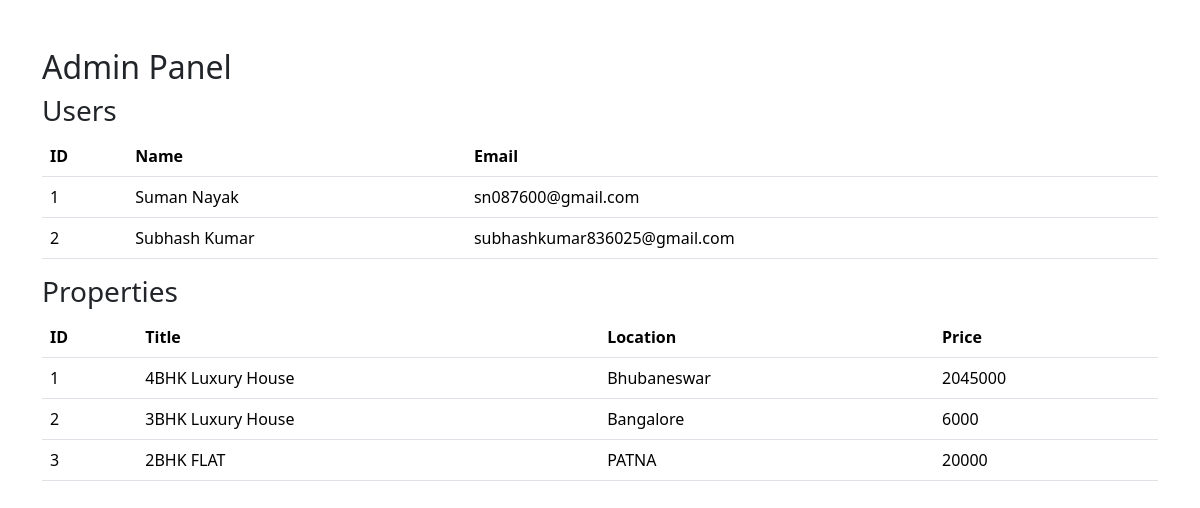
The page /admin on the database its author committed.
### model.py (models this page shows)
class User(db.Model):
    id = db.Column(db.Integer, primary_key=True)
    name = db.Column(db.String(100))
    email = db.Column(db.String(100))
    password = db.Column(db.String(100))

class Property(db.Model):
    id = db.Column(db.Integer, primary_key=True)
    title = db.Column(db.String(200))
    location = db.Column(db.String(200))
    price = db.Column(db.String(100))
    description = db.Column(db.Text)
    contact_number = db.Column(db.String(20))
    property_type = db.Column(db.String(20))
    image = db.Column(db.String(200))
    image2 = db.Column(db.String(200))
    image3 = db.Column(db.String(200))
    status = db.Column(db.String(50), default="available")

### app.py (the view)
@app.route("/admin")
def admin():
    users = User.query.all()
    properties = Property.query.all()
    return render_template("admin.html", users=users, properties=properties)

### templates/admin.html (shortened to what this page needs)
<!DOCTYPE html>
<html>
<head>
    <link href="https://cdn.jsdelivr.net/npm/bootstrap@5.3.3/dist/css/bootstrap.min.css" rel="stylesheet">
</head>
<body>
    <div class="container mt-5">
        <h2>Admin Panel</h2>
        <h3>Users</h3>
        <table class="table">
            <tr>
                <th>ID</th>
                <th>Name</th>
                <th>Email</th>
            </tr>
            {% for u in users %}
            <tr>
                <td>{{u.id}}</td>
                <td>{{u.name}}</td>
                <td>{{u.email}}</td>
            </tr>
            {% endfor %}
        </table>
        <h3>Properties</h3>
        <table class="table">
            <tr>
                <th>ID</th>
                <th>Title</th>
                <th>Location</th>
                <th>Price</th>
            </tr>
            {% for p in properties %}
            <tr>
                <td>{{p.id}}</td>
                <td>{{p.title}}</td>
                <td>{{p.location}}</td>
                <td>{{p.price}}</td>
            </tr>
            {% endfor %}
        </table>
    </div>
</body>
</html>

### rows shown on the page
User: id "1", name "Suman Nayak", email "sn087600@gmail.com"
User: id "2", name "Subhash Kumar", email "subhashkumar836025@gmail.com"
Property: id "1", title "4BHK Luxury House", location "Bhubaneswar", price "2045000"
Property: id "2", title "3BHK Luxury House", location "Bangalore", price "6000"
Property: id "3", title "2BHK FLAT", location "PATNA", price "20000"
